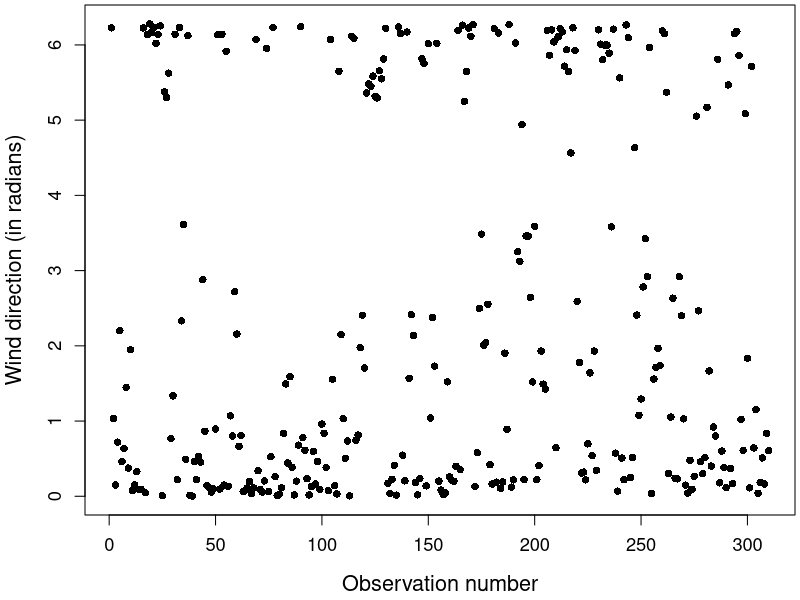
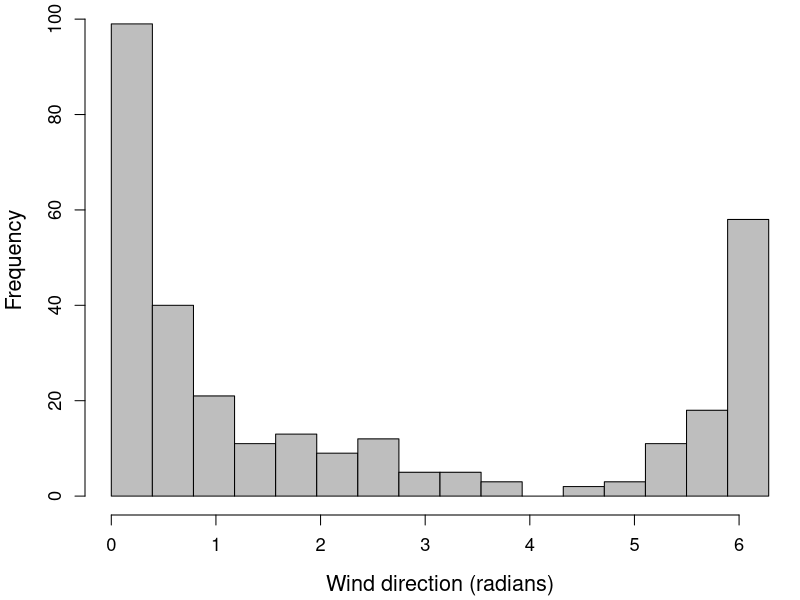
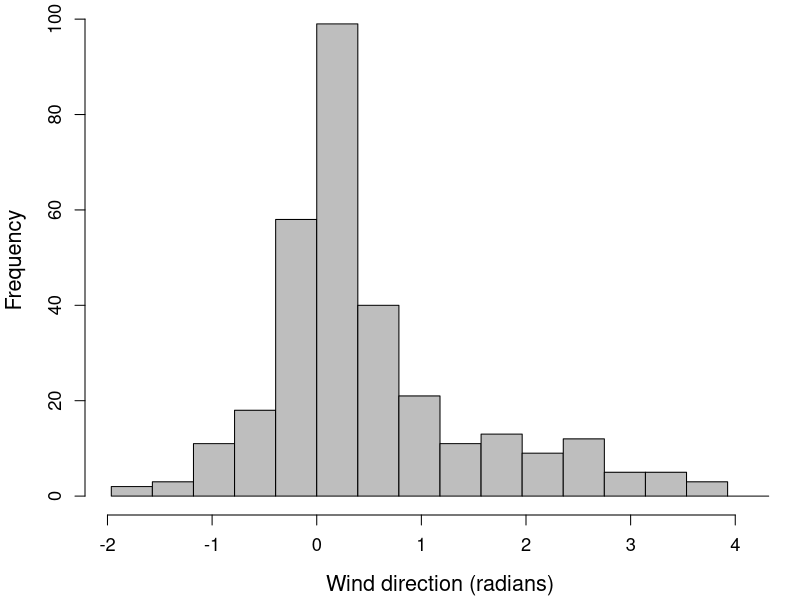
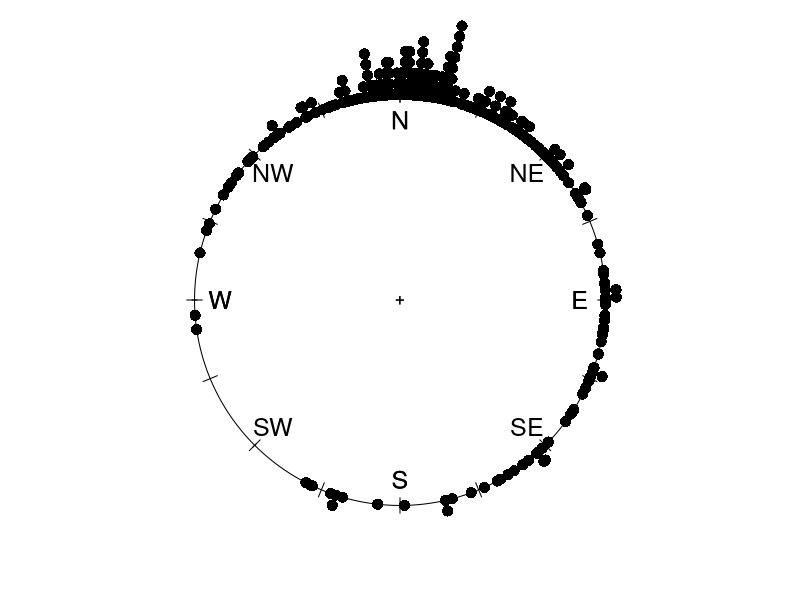
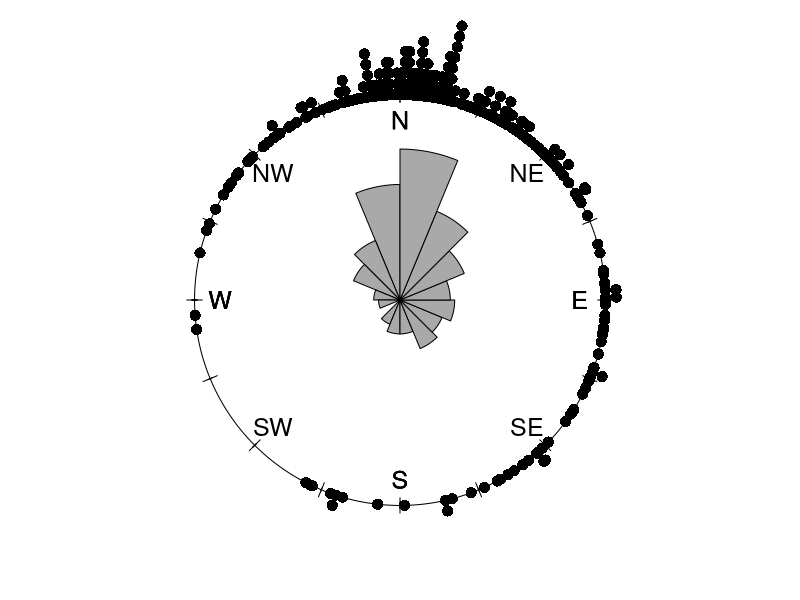
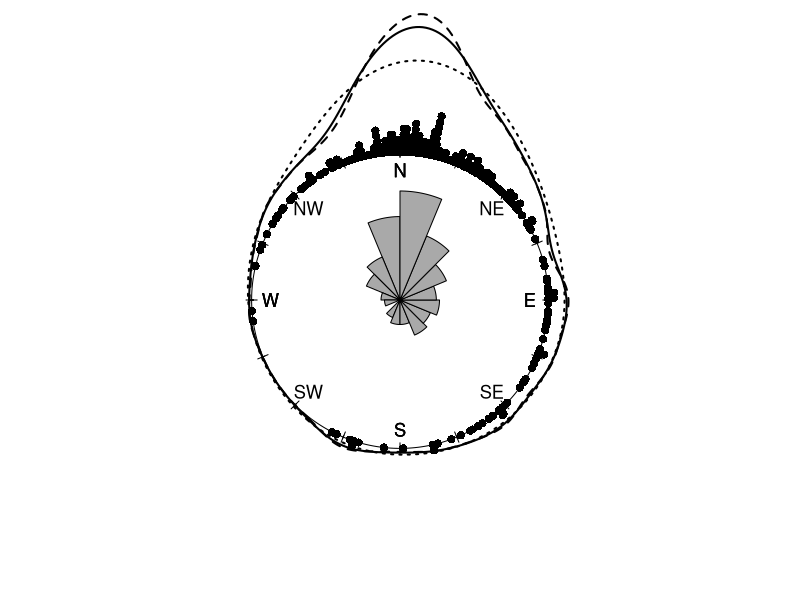
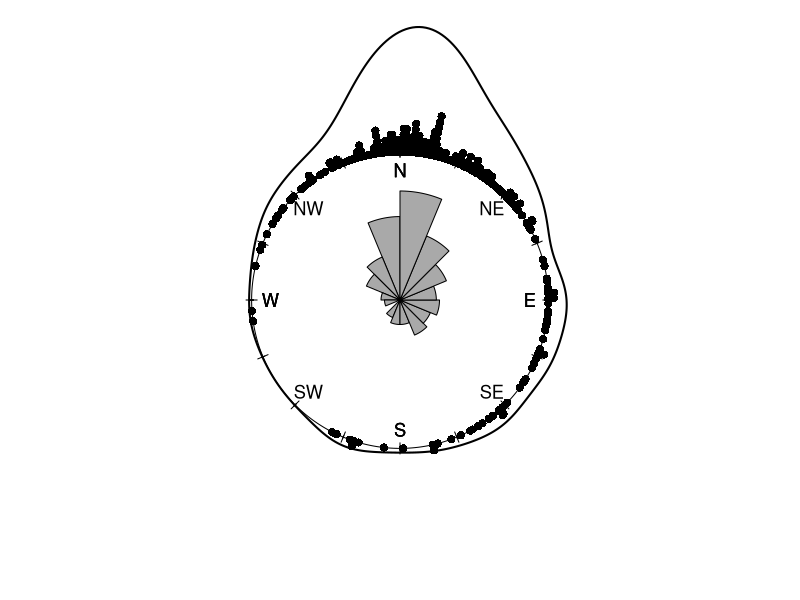
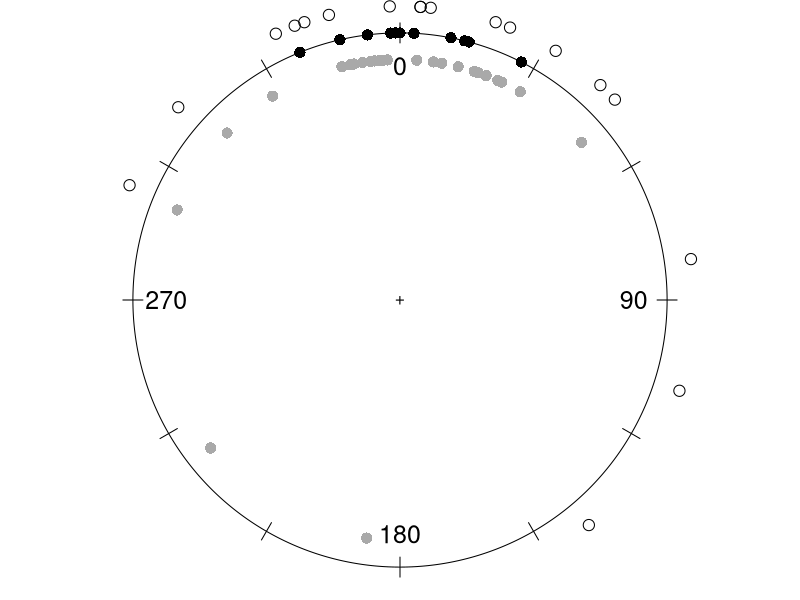

The R source for these figures, in order:
library(circular)
rm(list=ls())

# =====================================
# Linear plot
# =====================================

oldpar <- par(mai=c(0.85, 0.85, 0.05, 0.05), cex.axis=1.1, cex.lab=1.3)
plot(wind, pch=16, xlab="Observation number", ylab="Wind direction (in radians)")

# =====================================
# Linear histogram
# =====================================

par(mai=c(0.85, 0.85, 0.05, 0.05), cex.axis=1.1, cex.lab=1.3)
hist(wind, main="", xlab="Wind direction (radians)", ylab="Frequency", breaks=seq(from=0,to=2*pi,by=pi/8), col="grey", xlim=c(0,2*pi))

# =====================================
# Centred linear histogram
# =====================================

n <- length(wind) ; cutpoint <- 2*pi-(5*pi/8) ; windshift <- 0
for (j in 1:n) { if (wind[j] >= cutpoint) {windshift[j] <- wind[j]-2*pi} 
  else {windshift[j] <- wind[j]} }
hist(windshift, main="", xlab="Wind direction (radians)", ylab="Frequency", breaks=seq(from=-5*pi/8, to=2*pi-5*pi/8, by=pi/8), col="grey", xlim=c(-5*pi/8,2*pi-5*pi/8))

# ========================================================================================
# Wind data: Convert to circular data object
# ========================================================================================

windc <- circular(wind, type="angles", units="radians", template='geographics')
summary(windc)

# =====================================
# Raw circular data plot
# =====================================

par(mai=c(0, 0, 0, 0))
plot(windc, cex=1.5, bin=720, stack=TRUE, sep=0.035, shrink=1.3)
axis.circular(at=circular(seq(0, 7*pi/4,pi/4)), labels=c("E","NE","N","NW","W","SW","S","SE"),
              zero=pi/2, rotation='clock', cex=1.5)
ticks.circular(circular(seq(0,2*pi,pi/8)), zero=pi/2, rotation='clock', tcl=0.075)

# =====================================
# Raw circular data plot and rose diagram
# =====================================

plot(windc, cex=1.5, bin=720, stack=TRUE, sep=0.035, shrink=1.3)
axis.circular(at=circular(seq(0, 7*pi/4,pi/4)), labels=c("E","NE","N","NW","W","SW","S","SE"),
              zero=pi/2, rotation='clock', cex=1.5)
ticks.circular(circular(seq(0,2*pi,pi/8)), zero=pi/2, rotation='clock', tcl=0.075)
rose.diag(windc, bins=16, col="darkgrey", cex=1.5, prop=1.3, add=TRUE)

# =====================================
# Raw circular data plot, rose diagram and kernel density estimates
# =====================================

plot(windc, cex=1.1, bin=720, stack=TRUE, sep=0.035, shrink=1.8)
axis.circular(at=circular(seq(0, 7*pi/4,pi/4)), labels=c("E","NE","N","NW","W","SW","S","SE"), 
              zero=pi/2, rotation='clock', cex=1.1)
ticks.circular(circular(seq(0,2*pi,pi/8)), zero=pi/2, rotation='clock', tcl=0.075)
rose.diag(windc, bins = 16, col="darkgrey", cex=1.1, prop=1.3, add=TRUE)
lines(density.circular(windc, bw=75), lwd=2, lty=2)
lines(density.circular(windc, bw=40), lwd=2, lty=1)
lines(density.circular(windc, bw=10), lwd=2, lty=3)

plot(windc, cex=1.1, bin=720, stack=TRUE, sep=0.035, shrink=1.8)
axis.circular(at=circular(seq(0, 7*pi/4,pi/4)), labels=c("E","NE","N","NW","W","SW","S","SE"), 
              zero=pi/2, rotation='clock', cex=1.1)
ticks.circular(circular(seq(0,2*pi,pi/8)), zero=pi/2, rotation='clock', tcl=0.075)
rose.diag(windc, bins=16, col="darkgrey", cex=1.1, prop=1.3, add=TRUE)
lines(density.circular(windc, bw=40), lwd=2, lty=1)
rayleigh.test(windc)

# ========================================================================================
# Ant data plot
# ========================================================================================

plot(fisherB10c$set1, units="degrees", zero=pi/2, rotation="clock", pch=16, cex=1.5)
ticks.circular(circular(seq(0,(11/6)*pi,pi/6)), zero=pi/2, rotation ='clock', tcl=0.075)
points(fisherB10c$set2, zero=pi/2, rotation="clock", pch=16, col="darkgrey", next.points=-0.1, cex=1.5)
points(fisherB10c$set3, zero=pi/2, rotation="clock", pch=1, next.points=0.1, cex=1.5)
